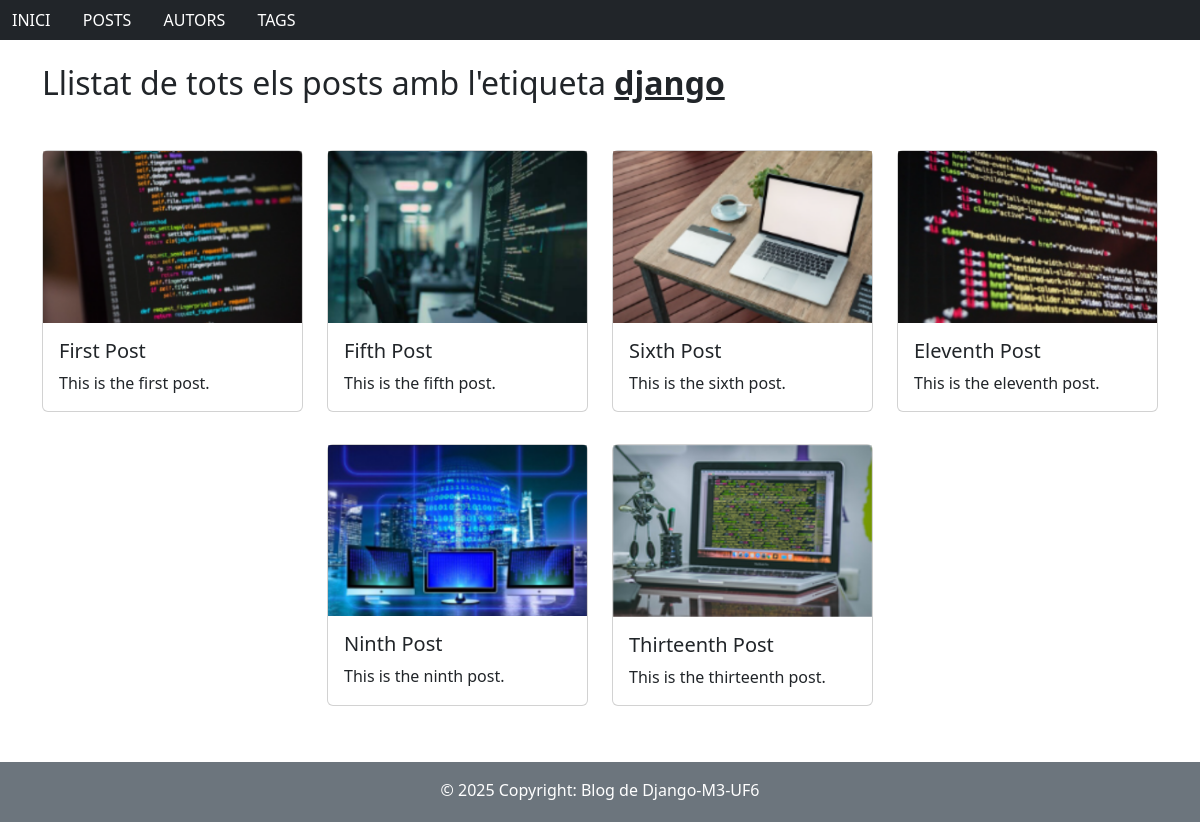
Page /tags/1/ on the committed database.
### blog/models.py (models this page shows, shortened)
class Tag(models.Model):
    tag = models.CharField(max_length=50)
    slug = models.SlugField(null=True)

class Post(models.Model):
    title = models.CharField(max_length=200)
    excerpt = models.TextField(null=True)
    image_name = models.ImageField(null=True)
    date = models.DateTimeField(null=True)
    slug = models.SlugField(unique=True)
    content = models.TextField()
    author = models.ForeignKey(
        "Author",
        on_delete=models.CASCADE,
        related_name="posts",
        null=True
    )
    tags = models.ManyToManyField(
        "Tag",
        related_name="posts"
    )

### blog/views.py (the view)
# urls.py: path('tags/<int:pk>/', views.tag_post, name="tag-post"),
def tag_post(request, pk):
    tag = get_object_or_404(Tag, pk=pk)
    posts = tag.posts.all()
    return render(request, "blog/tag_post.html", {
        "tag": tag,
        "posts": posts
    })

### blog/templates/blog/tag_post.html
{% extends "base.html" %}
{% block content %}
<section class="container my-4">
  <h2 class="mb-5">Llistat de tots els posts amb l'etiqueta <span style="text-decoration: underline; font-weight: bold;">{{ tag.tag }}</span></h2>
  {% if posts %}
    <div class="row justify-content-center">
      {% for post in posts %}
        <div class="col-md-3 d-flex justify-content-center mb-3">
            {% include "blog/post.html" with post=post %}
        </div>
      {% endfor %}
    </div>
  {% else %}
    <p>No hi ha posts amb aquesta etiqueta.</p>
  {% endif %}
</section>
{% endblock %}

### blog/templates/blog/post.html
<div class="card mb-3" style="width: auto">
    <a href="{% url 'post-detail' post.slug %}" style="text-decoration:none; color:var(--bs-heading-color)">
        {% if post.image_name %}
            <img src="{{ post.image_name.url }}" class="img-fluid" alt="Imatge de {{ post.title }}">
        {% endif %}
        <div class="p-3">
            <h5 class="card-title">{{ post.title }}</h5>
            <p class="card-text">{{ post.excerpt|truncatewords:20 }}</p>
        </div>
    </a>
</div>

### blog/templates/base.html (style rules this page uses)
body, html { height: 100%; }

### rows in the picture
Tag: tag "django"
Post: image_name (picture), title "First Post", excerpt "This is the first post."
Post: image_name (picture), title "Fifth Post", excerpt "This is the fifth post."
Post: image_name (picture), title "Sixth Post", excerpt "This is the sixth post."
Post: image_name (picture), title "Eleventh Post", excerpt "This is the eleventh post."
Post: image_name (picture), title "Ninth Post", excerpt "This is the ninth post."
Post: image_name (picture), title "Thirteenth Post", excerpt "This is the thirteenth post."
